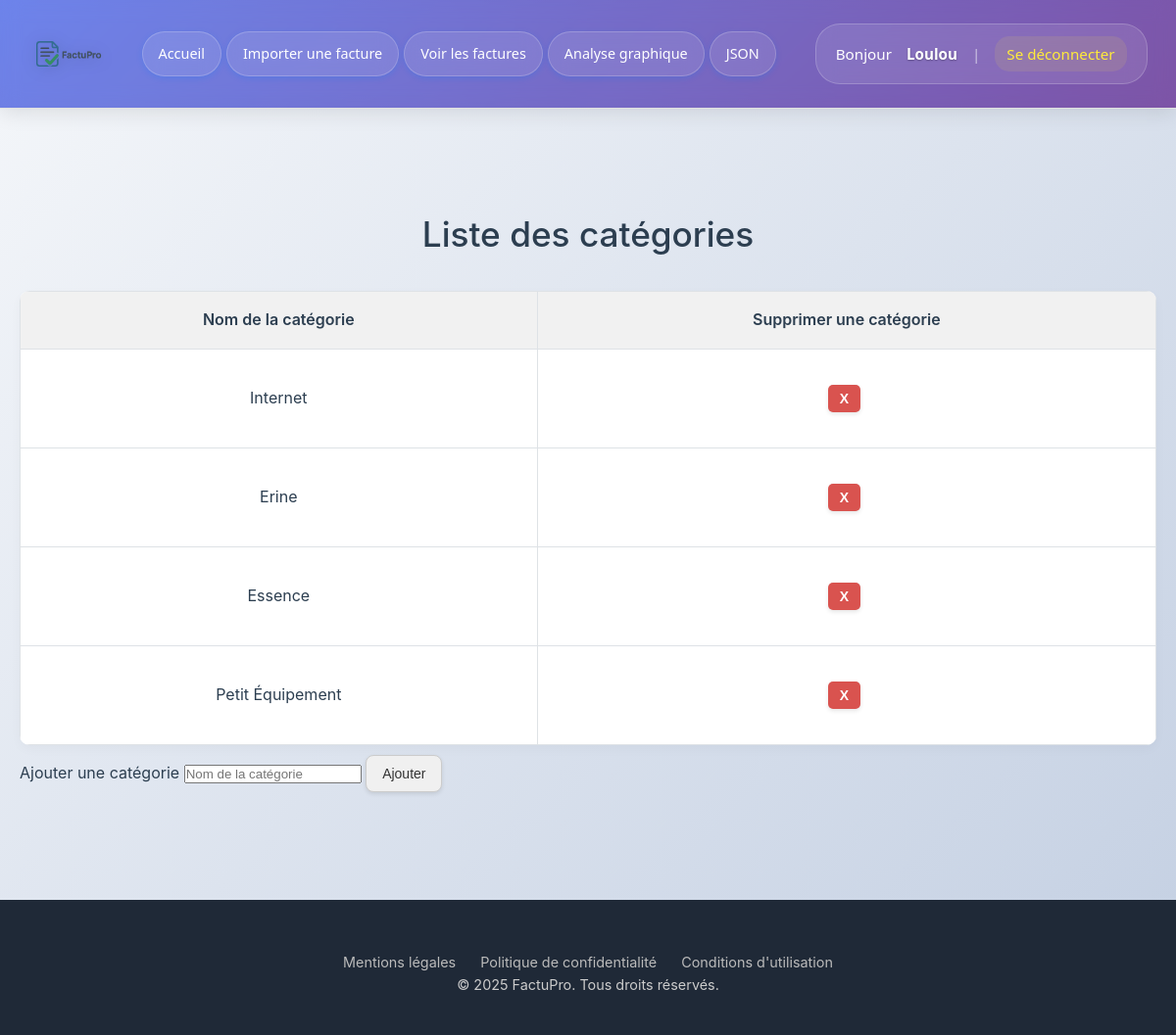
/categorisation (signed in), run on an earlier commit of the app's database.
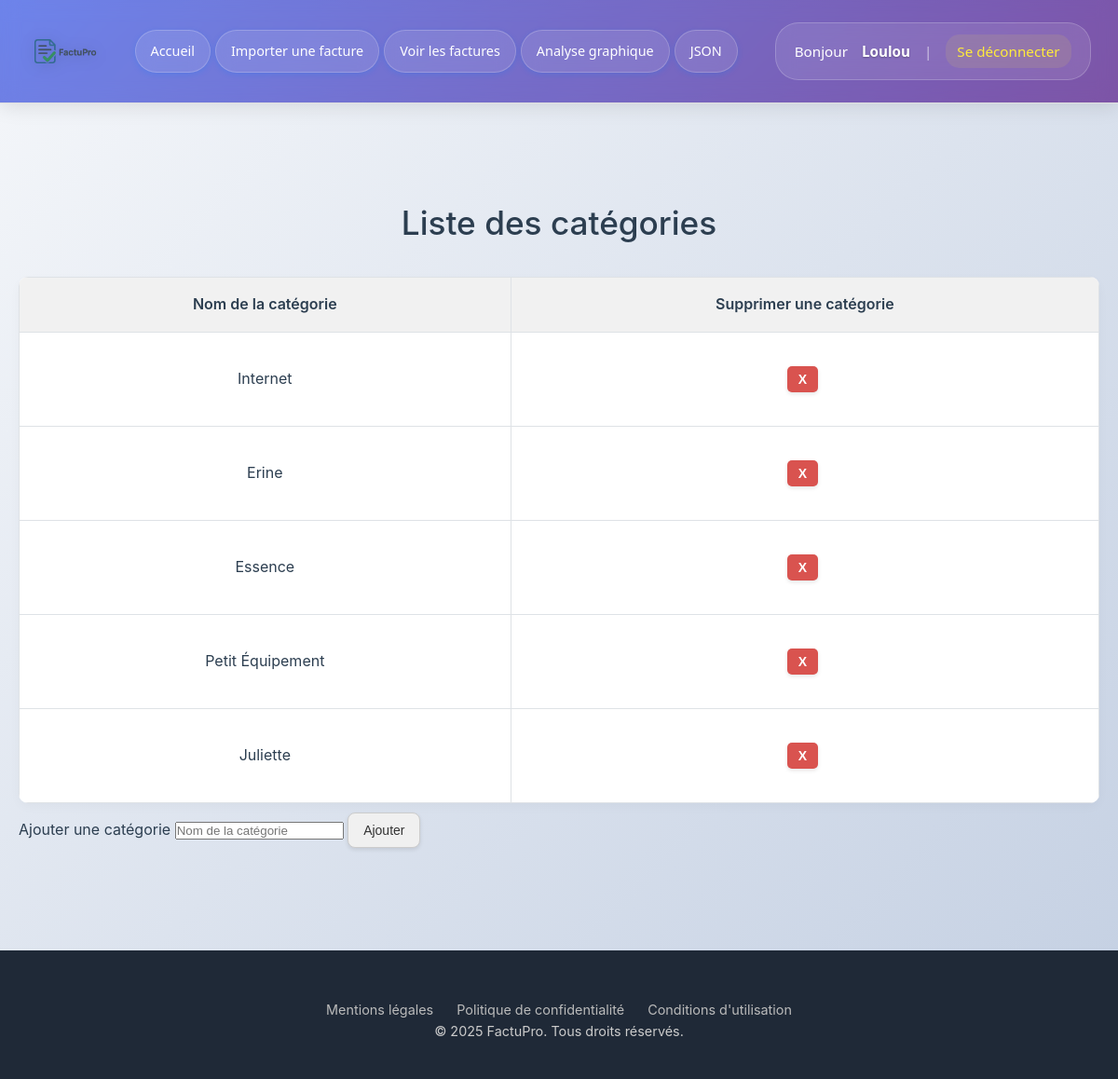
And on a later commit of the database.
### tables this page shows
CREATE TABLE categorisation (id INTEGER PRIMARY KEY AUTOINCREMENT, nom_categories TEXT NOT NULL, utilisateur_id INTEGER);

### app.py (the view)
@app.route('/categorisation')
def afficher_categorisation():
    conn = sqlite3.connect('factures.db')
    conn.row_factory = sqlite3.Row
    c = conn.cursor()
    c.execute('SELECT * FROM categorisation WHERE utilisateur_id = ?', (session['utilisateur_id'],))
    categorisation = c.fetchall()
    conn.close()
    return render_template('categorisation.html', categorisation=categorisation)

### app.py (called while the page is built)
@app.before_request
def verifier_connexion():
    if request.endpoint in ['upload', 'afficher_factures', 'analyse'] and 'utilisateur_id' not in session:
        return redirect(url_for('login'))

@app.context_processor
def injecter_pseudo():
    return {"pseudo": session.get("pseudo")}

### templates/categorisation.html (shortened to what this page needs)
<!DOCTYPE html>
<html lang="fr">
  <head>
    <link rel="stylesheet" href="{{ url_for('static', filename='style.css') }}">
  </head>
  <body>
    {% include 'header.html' %}
    <div class="container">
      <h1>Liste des catégories</h1>
      <table id="table-categories">
        <thead>
            <tr>
                <th>Nom de la catégorie</th>
                <th>Supprimer une catégorie</th>
            </tr>
        </thead>
        <tbody>
          {% for c in categorisation %}
            <tr>
              <td>{{ c['nom_categories'] }}</td>
              <td>
                <form method="POST" action="/supprimer_categorie/{{ c['id'] }}"onsubmit="return confirm('Confirmer la suppression ?');">
                  <button type="submit" class="danger">X</button>
                </form>
              </td>
            </tr>
          {% endfor %}
        </tbody>
      </table>
 <tr>
    <th>Ajouter une catégorie</th>
</tr>
      <tbody>
  <tr>
    <td>
    <form method="POST" action="/ajouter_categorie">
       <input type="text" name="enregistrement_categorie" placeholder="Nom de la catégorie" required>
          <button type="submit">Ajouter</button>
      </form>
    </td>
  </tr>
</tbody>
    </div>
    {% include 'footer.html' %}
  </body>
</html>

### templates/header.html (shortened to what this page needs)
<!DOCTYPE html>
<html lang="fr">
<head>
</head>
<body>
    <header class="header">
        <div class="header-content">
            <div class="left-section">
                <div class="logo">
                    <img src="/static/logo.png" alt="Logo">
                </div>
                <nav class="nav-links">
                    <a href="/">Accueil</a>
                    <a href="/upload">Importer une facture</a>
                    <a href="/factures">Voir les factures</a>
                    <a href="/analyse">Analyse graphique</a>
                    <a href="/factures/json/page">JSON</a>
                </nav>
            </div>
            <div class="user-info">
                Bonjour <strong>{{ pseudo }}</strong>
                <span class="separator">|</span>
                <a href="/logout" class="logout-link">Se déconnecter</a>
            </div>
        </div>
    </header>
</body>
</html>

### templates/footer.html
<footer class="footer">
    <div class="links">
        <a href="#">Mentions légales</a>
        <a href="#">Politique de confidentialité</a>
        <a href="#">Conditions d'utilisation</a>
    </div>
        <p>&copy; 2025 FactuPro. Tous droits réservés.</p>
</footer>

### static/style.css (style rules this page uses)
body { font-family: 'Segoe UI', sans-serif; background-color: #ff0000; color: #000000; margin: 0; padding: 0; }
h1 { text-align: center; margin-top: 40px; font-weight: 500; }
.container { max-width: 900px; margin: 0 auto; padding: 20px; }
a.button, button { display: inline-block; padding: 10px 20px; background-color: #007BFF; color: white; text-decoration: none; border-radius: 6px; border: none; margin: 10px 5px; cursor: pointer; }
form { text-align: center; margin-bottom: 20px; }
table { width: 100%; border-collapse: collapse; margin-top: 20px; background-color: white; border-radius: 8px; overflow: hidden; }
th, td { padding: 12px; border: 1px solid #dee2e6; text-align: center; }
th { background-color: #f1f1f1; font-weight: 500; }
button, a.button { transition: background-color 0.2s ease; }
.header { background-color: #ffffff; border-bottom: 1px solid #e0e0e0; padding: 20px 40px; display: flex; align-items: center; justify-content: space-between; box-shadow: 0 2px 6px rgba(0, 0, 0, 0.05); }
.logo img { height: 60px; }
.user-info { text-align: right; padding: 15px 25px; font-size: 0.95em; }
.logo img { height: 50px; }
.container { max-width: 1200px; margin: 0 auto; padding: 40px 20px; }
h1 { text-align: center; font-size: 2.2em; margin-bottom: 30px; }
.footer { background-color: #1f2937; color: #ccc; padding: 40px 20px; text-align: center; font-size: 0.9em; margin-top: 60px; }
table { width: 100%; border-collapse: collapse; background-color: #fff; border-radius: 10px; box-shadow: 0 4px 12px rgba(0, 0, 0, 0.03); overflow: hidden; }
th, td { padding: 16px; border: 1px solid #dee2e6; text-align: center; }
th { background-color: #f1f1f1; font-weight: 600; }
form { display: inline; }
.button, .danger { display: inline-block; padding: 10px 20px; margin-top: 20px; background-color: #007BFF; color: white; text-decoration: none; border: none; border-radius: 6px; font-weight: 600; cursor: pointer; }
.danger { background-color: #dc3545; }
body { font-family: 'Inter', sans-serif; background: linear-gradient(to bottom right, #f9fcff, #edf3f9); margin: 0; padding: 0; color: #1f2d3d; }
.header { background-color: #fff; border-bottom: 1px solid #dee2e6; padding: 20px 40px; display: flex; align-items: center; justify-content: space-between; }
.header .logo { display: flex; align-items: center; }
.container { max-width: 1240px; margin: 0 auto; padding: 60px 20px 30px; }
.footer .links { margin-top: 12px; display: flex; justify-content: center; gap: 25px; flex-wrap: wrap; }
.footer a { color: #bbb; text-decoration: none; }
.header { display: flex; align-items: center; justify-content: space-between; padding: 12px 24px; background-color: #ffffff; border-bottom: 1px solid #e0e0e0; box-shadow: 0 2px 4px rgba(0, 0, 0, 0.04); font-family: 'Segoe UI', sans-serif; }
.logo img { height: 36px; }
.nav-links { display: flex; gap: 12px; }
.nav-links a { display: inline-block; padding: 8px 16px; background-color: #007BFF; color: white; border-radius: 8px; text-decoration: none; font-weight: 500; font-size: 14px; transition: background-color 0.3s ease; box-shadow: 0 2px 6px rgba(0, 123, 255, 0.2); white-space: nowrap; }
.user-info { font-size: 14px; color: #333; display: flex; align-items: center; gap: 8px; }
.user-info a { color: #007BFF; text-decoration: none; font-weight: 500; }
* { margin: 0; padding: 0; box-sizing: border-box; }
body { font-family: -apple-system, BlinkMacSystemFont, 'Segoe UI', Roboto, Oxygen, Ubuntu, Cantarell, sans-serif; line-height: 1.6; color: #2c3e50; background: linear-gradient(135deg, #f5f7fa 0%, #c3cfe2 100%); min-height: 100vh; }
button, input[type="checkbox"] + label { background-color: #f0f0f0; color: #333; padding: 10px 16px; border: 1px solid #ccc; border-radius: 8px; font-size: 14px; font-weight: 500; cursor: pointer; transition: all 0.2s ease; box-shadow: 0 2px 4px rgba(0,0,0,0.1); margin: 10px 5px 20px 0; }
button.danger { background-color: #d9534f; color: white; border: none; }
.danger { background: #dc3545; color: #fff; border: none; border-radius: 5px; padding: 6px 12px; cursor: pointer; transition: background 0.3s; }

What changed in the data, as far as the page shows it:
added categorisation: nom_categories "Juliette"
